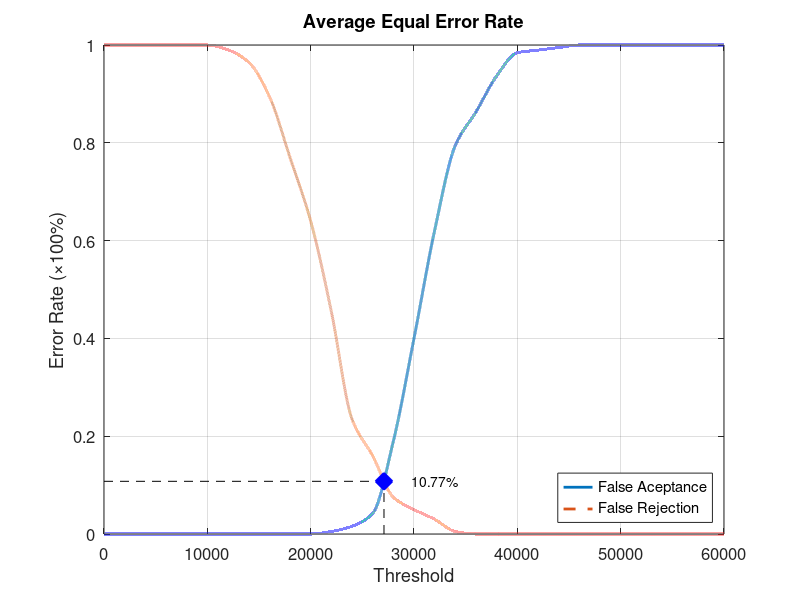
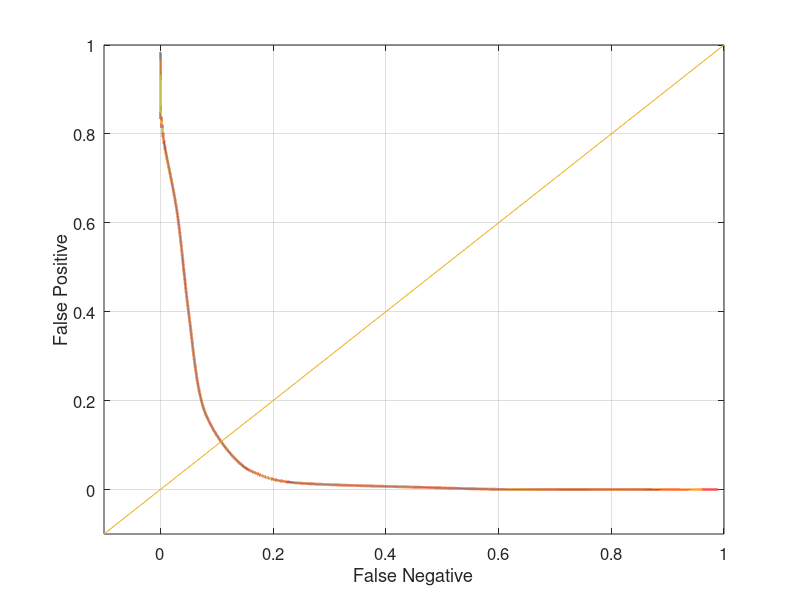

These charts were generated, in order, by the following MATLAB code:
function yEER = Database4_4
close all;
clear;
clc;
x = 0:2000:60000;
xq = 0:0.5:60000;

y0 = [0 0 0 0 0 0 0 0 0 0 0 0.00526316 0.0157895 0.0421053 0.189474 0.4 0.621053 0.794737 0.863158 0.936842 0.984211 0.989474 0.994737 1 1 1 1 1 1 1 1];
yy0 = interp1(x, y0, xq, 'pchip');
y1 = [1 1 1 1 1 1 0.99 0.965 0.895 0.77 0.64 0.455 0.235 0.16 0.075 0.05 0.03 0.005 0 0 0 0 0 0 0 0 0 0 0 0 0];
yy1 = interp1(x, y1, xq, 'pchip');

% Calculating EER: 
y2 = abs(y0 - y1);
find(y2 == min(y2))
yy2 = abs(yy0 - yy1);
xEER = find(yy2 == min(yy2));
xEERIndex = xq(xEER) % X-axis EER
yEER = yy0(xEER) % Y-axis EER

main = figure
plot(xq, yy0,'-','LineWidth', 2);	hold on
plot(xq, yy1,'--','LineWidth', 2);	hold on
plot([xEERIndex xEERIndex], [0 yEER], 'k--');	hold on
plot([0 xEERIndex], [yEER yEER], 'k--');	hold on
plot(xEERIndex, yEER, 'bx', 'LineWidth', 10);	hold on
text(xEERIndex + 10 * xEERIndex / 100, yEER, [num2str(round((10000 * yEER)) / 100) '%'])
legend('False Aceptance', 'False Rejection', 'Location', 'SouthEast')
xlabel('Threshold')
ylabel('Error Rate (\times100%)')
title('Average Equal Error Rate')
set(gca, 'FontSize', 12)
axis([0 60000 0 1])
grid on

print(main, 'Database4_4Main', '-dpng');
FNRxFPR = figure('Color', [1 1 1]);
plot(yy1, yy0, '-', yy1, yy0, 'LineWidth', 2);
hold on
y = -0.1:0.1:1
plot(y, y); 
set(gca, 'FontSize', 12)
xlabel('False Negative')
ylabel('False Positive')
axis([-0.1 1 -0.1 1])
set(gca, 'FontSize', 12)
grid on

print(FNRxFPR, 'Database4_4FNRxFPR','-dpng');
end
